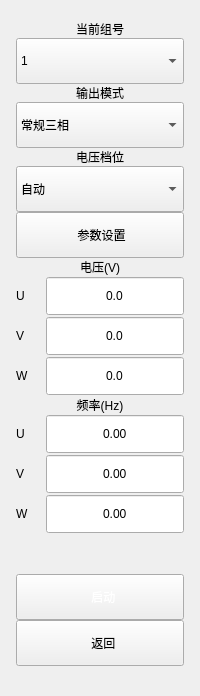
       <widget class="QWidget" name="generalPage">
        <layout class="QVBoxLayout" name="verticalLayout_3">
         <property name="spacing">
          <number>0</number>
         </property>
         <property name="leftMargin">
          <number>16</number>
         </property>
         <property name="topMargin">
          <number>20</number>
         </property>
         <property name="rightMargin">
          <number>16</number>
         </property>
         <property name="bottomMargin">
          <number>30</number>
         </property>
         <item>
          <widget class="QLabel" name="currentStepNoLab">
           <property name="text">
            <string>当前组号</string>
           </property>
           <property name="alignment">
            <set>Qt::AlignCenter</set>
           </property>
          </widget>
         </item>
         <item>
          <widget class="QComboBox" name="currentStepNoCB">
           <property name="minimumSize">
            <size>
             <width>0</width>
             <height>46</height>
            </size>
           </property>
           <property name="layoutDirection">
            <enum>Qt::LeftToRight</enum>
           </property>
           <property name="styleSheet">
            <string notr="true"/>
           </property>
           <property name="currentText">
            <string notr="true">1</string>
           </property>
           <property name="sizeAdjustPolicy">
            <enum>QComboBox::AdjustToMinimumContentsLengthWithIcon</enum>
           </property>
           <item>
            <property name="text">
             <string>1</string>
            </property>
           </item>
           <item>
            <property name="text">
             <string>2</string>
            </property>
           </item>
           <item>
            <property name="text">
             <string>3</string>
            </property>
           </item>
           <item>
            <property name="text">
             <string>4</string>
            </property>
           </item>
           <item>
            <property name="text">
             <string>5</string>
            </property>
           </item>
           <item>
            <property name="text">
             <string>6</string>
            </property>
           </item>
           <item>
            <property name="text">
             <string>7</string>
            </property>
           </item>
           <item>
            <property name="text">
             <string>8</string>
            </property>
           </item>
           <item>
            <property name="text">
             <string>9</string>
            </property>
           </item>
           <item>
            <property name="text">
             <string>10</string>
            </property>
           </item>
          </widget>
         </item>
         <item>
          <widget class="QLabel" name="outmodeLab">
           <property name="text">
            <string>输出模式</string>
           </property>
           <property name="alignment">
            <set>Qt::AlignCenter</set>
           </property>
          </widget>
         </item>
         <item>
          <widget class="QComboBox" name="outputModeCB">
           <property name="minimumSize">
            <size>
             <width>0</width>
             <height>46</height>
            </size>
           </property>
           <property name="layoutDirection">
            <enum>Qt::LeftToRight</enum>
           </property>
           <property name="styleSheet">
            <string notr="true"/>
           </property>
           <property name="sizeAdjustPolicy">
            <enum>QComboBox::AdjustToMinimumContentsLengthWithIcon</enum>
           </property>
           <item>
            <property name="text">
             <string>常规三相</string>
            </property>
           </item>
           <item>
            <property name="text">
             <string>三相分立</string>
            </property>
           </item>
           <item>
            <property name="text">
             <string>三相不平衡</string>
            </property>
           </item>
           <item>
            <property name="text">
             <string>合并单相</string>
            </property>
           </item>
          </widget>
         </item>
         <item>
          <widget class="QLabel" name="voltageGearLab">
           <property name="text">
            <string>电压档位</string>
           </property>
           <property name="alignment">
            <set>Qt::AlignCenter</set>
           </property>
          </widget>
         </item>
         <item>
          <widget class="QComboBox" name="voltageGearCB">
           <property name="minimumSize">
            <size>
             <width>0</width>
             <height>46</height>
            </size>
           </property>
           <property name="layoutDirection">
            <enum>Qt::LeftToRight</enum>
           </property>
           <property name="sizeAdjustPolicy">
            <enum>QComboBox::AdjustToMinimumContentsLengthWithIcon</enum>
           </property>
           <item>
            <property name="text">
             <string>自动</string>
            </property>
           </item>
           <item>
            <property name="text">
             <string>高档</string>
            </property>
           </item>
          </widget>
         </item>
         <item>
          <widget class="QPushButton" name="setDataBtn">
           <property name="minimumSize">
            <size>
             <width>0</width>
             <height>46</height>
            </size>
           </property>
           <property name="text">
            <string> 参数设置</string>
           </property>
           <property name="icon">
            <iconset resource="../res/res.qrc">
             <normaloff>:/png/main/icon_canshu.png</normaloff>:/png/main/icon_canshu.png</iconset>
           </property>
           <property name="iconSize">
            <size>
             <width>20</width>
             <height>20</height>
            </size>
           </property>
          </widget>
         </item>
         <item>
          <widget class="QLabel" name="voltageSetLab">
           <property name="text">
            <string>电压(V)</string>
           </property>
           <property name="alignment">
            <set>Qt::AlignCenter</set>
           </property>
          </widget>
         </item>
         <item>
          <widget class="QWidget" name="voltageSetLOU" native="true">
           <layout class="QHBoxLayout" name="horizontalLayout_3" stretch="0,1">
            <property name="spacing">
             <number>10</number>
            </property>
            <property name="leftMargin">
             <number>0</number>
            </property>
            <property name="topMargin">
             <number>0</number>
            </property>
            <property name="rightMargin">
             <number>0</number>
            </property>
            <property name="bottomMargin">
             <number>0</number>
            </property>
            <item>
             <widget class="QLabel" name="voltageSetLabU">
              <property name="minimumSize">
               <size>
                <width>20</width>
                <height>0</height>
               </size>
              </property>
              <property name="text">
               <string notr="true">U</string>
              </property>
             </widget>
            </item>
            <item>
             <widget class="QDoubleSpinBox" name="voltageSetLEU">
              <property name="minimumSize">
               <size>
                <width>0</width>
                <height>40</height>
               </size>
              </property>
              <property name="alignment">
               <set>Qt::AlignCenter</set>
              </property>
              <property name="buttonSymbols">
               <enum>QAbstractSpinBox::NoButtons</enum>
              </property>
              <property name="keyboardTracking">
               <bool>true</bool>
              </property>
              <property name="prefix">
               <string notr="true"/>
              </property>
              <property name="suffix">
               <string notr="true"/>
              </property>
              <property name="decimals">
               <number>1</number>
              </property>
              <property name="maximum">
               <double>500.000000000000000</double>
              </property>
             </widget>
            </item>
           </layout>
          </widget>
         </item>
         <item>
          <widget class="QWidget" name="voltageSetLOV" native="true">
           <layout class="QHBoxLayout" name="horizontalLayout_8" stretch="0,1">
            <property name="spacing">
             <number>10</number>
            </property>
            <property name="leftMargin">
             <number>0</number>
            </property>
            <property name="topMargin">
             <number>0</number>
            </property>
            <property name="rightMargin">
             <number>0</number>
            </property>
            <property name="bottomMargin">
             <number>0</number>
            </property>
            <item>
             <widget class="QLabel" name="voltageSetLabV">
              <property name="minimumSize">
               <size>
                <width>20</width>
                <height>0</height>
               </size>
              </property>
              <property name="text">
               <string notr="true">V</string>
              </property>
             </widget>
            </item>
            <item>
             <widget class="QDoubleSpinBox" name="voltageSetLEV">
              <property name="minimumSize">
               <size>
                <width>0</width>
                <height>40</height>
               </size>
              </property>
              <property name="alignment">
               <set>Qt::AlignCenter</set>
              </property>
              <property name="buttonSymbols">
               <enum>QAbstractSpinBox::NoButtons</enum>
              </property>
              <property name="prefix">
               <string notr="true"/>
              </property>
              <property name="suffix">
               <string notr="true"/>
              </property>
              <property name="decimals">
               <number>1</number>
              </property>
              <property name="maximum">
               <double>500.000000000000000</double>
              </property>
             </widget>
            </item>
           </layout>
          </widget>
         </item>
         <item>
          <widget class="QWidget" name="voltageSetLOW" native="true">
           <layout class="QHBoxLayout" name="horizontalLayout_9" stretch="0,1">
            <property name="spacing">
             <number>10</number>
            </property>
            <property name="leftMargin">
             <number>0</number>
            </property>
            <property name="topMargin">
             <number>0</number>
            </property>
            <property name="rightMargin">
             <number>0</number>
            </property>
            <property name="bottomMargin">
             <number>0</number>
            </property>
            <item>
             <widget class="QLabel" name="voltageSetLabW">
              <property name="minimumSize">
               <size>
                <width>20</width>
                <height>0</height>
               </size>
              </property>
              <property name="text">
               <string notr="true">W</string>
              </property>
             </widget>
            </item>
            <item>
             <widget class="QDoubleSpinBox" name="voltageSetLEW">
              <property name="minimumSize">
               <size>
                <width>0</width>
                <height>40</height>
               </size>
              </property>
              <property name="alignment">
               <set>Qt::AlignCenter</set>
              </property>
              <property name="buttonSymbols">
               <enum>QAbstractSpinBox::NoButtons</enum>
              </property>
              <property name="prefix">
               <string notr="true"/>
              </property>
              <property name="suffix">
               <string notr="true"/>
              </property>
              <property name="decimals">
               <number>1</number>
              </property>
              <property name="maximum">
               <double>500.000000000000000</double>
              </property>
             </widget>
            </item>
           </layout>
          </widget>
         </item>
         <item>
          <widget class="QLabel" name="freqSetLab">
           <property name="text">
            <string>频率(Hz)</string>
           </property>
           <property name="alignment">
            <set>Qt::AlignCenter</set>
           </property>
          </widget>
         </item>
         <item>
          <widget class="QWidget" name="freqSetLOU" native="true">
           <layout class="QHBoxLayout" name="horizontalLayout_10" stretch="0,1">
            <property name="spacing">
             <number>10</number>
            </property>
            <property name="leftMargin">
             <number>0</number>
            </property>
            <property name="topMargin">
             <number>0</number>
            </property>
            <property name="rightMargin">
             <number>0</number>
            </property>
            <property name="bottomMargin">
             <number>0</number>
            </property>
            <item>
             <widget class="QLabel" name="freqSetLabU">
              <property name="minimumSize">
               <size>
                <width>20</width>
                <height>0</height>
               </size>
              </property>
              <property name="text">
               <string notr="true">U</string>
              </property>
             </widget>
            </item>
            <item>
             <widget class="QDoubleSpinBox" name="freqSetLEU">
              <property name="minimumSize">
               <size>
                <width>0</width>
                <height>40</height>
               </size>
              </property>
              <property name="alignment">
               <set>Qt::AlignCenter</set>
              </property>
              <property name="buttonSymbols">
               <enum>QAbstractSpinBox::NoButtons</enum>
              </property>
              <property name="specialValueText">
               <string notr="true"/>
              </property>
              <property name="maximum">
               <double>200.990000000000009</double>
              </property>
             </widget>
            </item>
           </layout>
          </widget>
         </item>
         <item>
          <widget class="QWidget" name="freqSetLOV" native="true">
           <layout class="QHBoxLayout" name="horizontalLayout_11" stretch="0,1">
            <property name="spacing">
             <number>10</number>
            </property>
            <property name="leftMargin">
             <number>0</number>
            </property>
            <property name="topMargin">
             <number>0</number>
            </property>
            <property name="rightMargin">
             <number>0</number>
            </property>
            <property name="bottomMargin">
             <number>0</number>
            </property>
            <item>
             <widget class="QLabel" name="freqSetLabV">
              <property name="minimumSize">
               <size>
                <width>20</width>
                <height>0</height>
               </size>
              </property>
              <property name="text">
               <string notr="true">V</string>
              </property>
             </widget>
            </item>
            <item>
             <widget class="QDoubleSpinBox" name="freqSetLEV">
              <property name="minimumSize">
               <size>
                <width>0</width>
                <height>40</height>
               </size>
              </property>
              <property name="alignment">
               <set>Qt::AlignCenter</set>
              </property>
              <property name="buttonSymbols">
               <enum>QAbstractSpinBox::NoButtons</enum>
              </property>
              <property name="specialValueText">
               <string notr="true"/>
              </property>
              <property name="maximum">
               <double>200.990000000000009</double>
              </property>
             </widget>
            </item>
           </layout>
          </widget>
         </item>
         <item>
          <widget class="QWidget" name="freqSetLOW" native="true">
           <layout class="QHBoxLayout" name="horizontalLayout_12" stretch="0,1">
            <property name="spacing">
             <number>10</number>
            </property>
            <property name="leftMargin">
             <number>0</number>
            </property>
            <property name="topMargin">
             <number>0</number>
            </property>
            <property name="rightMargin">
             <number>0</number>
            </property>
            <property name="bottomMargin">
             <number>0</number>
            </property>
            <item>
             <widget class="QLabel" name="freqSetLabW">
              <property name="minimumSize">
               <size>
                <width>20</width>
                <height>0</height>
               </size>
              </property>
              <property name="text">
               <string notr="true">W</string>
              </property>
             </widget>
            </item>
            <item>
             <widget class="QDoubleSpinBox" name="freqSetLEW">
              <property name="minimumSize">
               <size>
                <width>0</width>
                <height>40</height>
               </size>
              </property>
              <property name="alignment">
               <set>Qt::AlignCenter</set>
              </property>
              <property name="buttonSymbols">
               <enum>QAbstractSpinBox::NoButtons</enum>
              </property>
              <property name="specialValueText">
               <string notr="true"/>
              </property>
              <property name="maximum">
               <double>200.990000000000009</double>
              </property>
             </widget>
            </item>
           </layout>
          </widget>
         </item>
         <item>
          <spacer name="verticalSpacer_5">
           <property name="orientation">
            <enum>Qt::Vertical</enum>
           </property>
           <property name="sizeHint" stdset="0">
            <size>
             <width>20</width>
             <height>40</height>
            </size>
           </property>
          </spacer>
         </item>
         <item>
          <widget class="QPushButton" name="startBtn">
           <property name="minimumSize">
            <size>
             <width>0</width>
             <height>46</height>
            </size>
           </property>
           <property name="styleSheet">
            <string notr="true">color: rgb(255, 255, 255);</string>
           </property>
           <property name="text">
            <string>  启动</string>
           </property>
           <property name="icon">
            <iconset resource="../res/res.qrc">
             <normaloff>:/png/main/icon_start_selected.png</normaloff>:/png/main/icon_start_selected.png</iconset>
           </property>
           <property name="iconSize">
            <size>
             <width>20</width>
             <height>20</height>
            </size>
           </property>
           <property name="checkable">
            <bool>true</bool>
           </property>
          </widget>
         </item>
         <item>
          <widget class="QPushButton" name="backBtn">
           <property name="minimumSize">
            <size>
             <width>0</width>
             <height>46</height>
            </size>
           </property>
           <property name="text">
            <string>  返回</string>
           </property>
           <property name="icon">
            <iconset resource="../res/res.qrc">
             <normaloff>:/png/main/icon_back.png</normaloff>:/png/main/icon_back.png</iconset>
           </property>
           <property name="iconSize">
            <size>
             <width>20</width>
             <height>20</height>
            </size>
           </property>
          </widget>
         </item>
        </layout>
       </widget>
